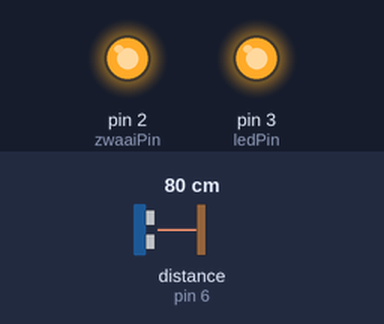
Bench run of a sketch on a simulated Arduino Uno, built with avr-gcc and run on an emulated ATmega328P. Shown: output pins drawn as LEDs (lit = HIGH). Wiring (inferred from the names in the program): ultrasonic range finder: trigger pin 7; echo pin 6. Inputs (shaded band) come from the test bench; at power-on: distance to the obstacle (sensor on pin 6) 80 cm. The echo pulse lasts 58.3 µs per cm; pins used as bus, display or sensor lines are not drawn.

Above: at 1.2 s.
1.3 s: distance to the obstacle (sensor on pin 6) set to 89 cm
2.8 s: distance to the obstacle (sensor on pin 6) set to 98 cm
At 4.0 s:
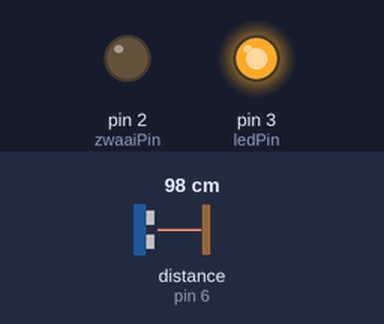
Timing chart, 0 to 9.5 s (numbered marks = the images above; inputs shaded):
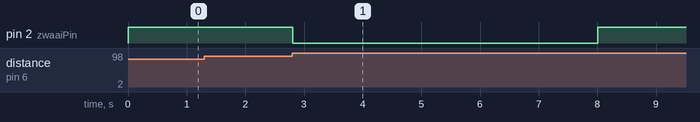

Measured:
- the behaviour switches between 93 and 94 cm on distance to the obstacle (sensor on pin 6) (found by bisection; images 0 and 1)
- after the input at 1.3 s, every drawn part: stays the same
- after the input at 2.8 s, pin 2 (zwaaiPin): HIGH → LOW at once, → HIGH 5.2 s later

The sketch:

Controle_Code__PWS_Rollator_.ino
```cpp
const int pin4 = 4;
const int pin5 = 5;
const int ledPin = 3;           // ledPin
const int zwaaiPin = 2;         // zwaaiPin
const int trigPin = 7;          // trigger pin
const int echoPin = 6;          // echo pin
const int trigPinHor = 10;
const int echoPinHor = 9;

//Algemeen

float afstandNorm = 89;           // Afstand naar ondergrond op een vlak terrein
float remTijd = 0.1*1000;         // Activatieduur voor de motoren
float wachtTijd = 5000;           // Duratie geactiveerde remmen
bool geremd = false;              // Status van remmen

//Vertical sensor
float echoTijd;                   // Tijd die het ultrasone geluid heeft gedaan over de afstand
float afstand;                    // Afstand naar obstakel
float total = 0;                  // variabele voor totaal in het gemiddelde
float afwijking = 0;              // Afwijking van afstand tot de vloer ten opzichte van de normale afstand
float afwijkingNorm = 4.5;        // Maximale afwijking voordat rem activeert
float afwijkingAbs;               // Absoluut van afwijking


void setup() {
  Serial.begin(9600);                 // stel de seriële monitor in (plotten)
  pinMode(trigPin, OUTPUT);           // stel de trigger pin in als uitvoer
  pinMode(echoPin, INPUT);            // stel de echo pin in als invoer
  pinMode(ledPin, OUTPUT);
  pinMode(zwaaiPin, OUTPUT);
  digitalWrite(zwaaiPin, HIGH); // uit
  digitalWrite(ledPin, HIGH); // aan
}

void RemOp()                      //Functie om rem in te drukken
{
 digitalWrite(pin4, HIGH);
 digitalWrite(pin5, LOW);
}
void RemAf()                      //Functie om rem er af te halen
{
 digitalWrite(pin4, LOW);
 digitalWrite(pin5, HIGH);
}
void RemUit ()                    //Functie om de rem stil te zetten
{
digitalWrite(pin4, LOW);
digitalWrite(pin5, LOW);
}


void loop() {
  digitalWrite(trigPin, LOW);         // zet de trigPin op uit
  digitalWrite(trigPinHor, LOW);

  delayMicroseconds(2);               // wacht 2 microseconden zodat de trigPin ook daadwerkelijk uit is

  digitalWrite(trigPin, HIGH);        // zet de trigPin aan om ultrasoon geluid te zenden
  digitalWrite(trigPinHor, HIGH);

  delayMicroseconds(10);              // wacht 10 microseconden

  digitalWrite(trigPin, LOW);         // set de trigPin uit om het zenden te stoppen
  digitalWrite(trigPinHor, LOW);

  echoTijd = pulseIn(echoPin, HIGH);     // vraag de tijdsduur op hoe lang het duurde voor er geluid werd ontvangen

  afstand = (echoTijd * 0.0343) / 2;     // bereken de afstand aan de hand van de snelheid van het geluid
  afwijking = afstand-afstandNorm;
  afwijkingAbs = abs(afwijking);

if(afwijking > afwijkingNorm){
    if(geremd == false){
    geremd = true;
    digitalWrite(zwaaiPin, LOW);        // Zwaailamp AAN

    RemOp;
    delay(remTijd);                     // Aantal seconden dat de motor draait
    RemUit;

    delay(wachtTijd);                   // Wachttijd totdat de rem er af wordt gehaald

    RemAf;
    delay(remTijd);                     // Aantal seconden dat de motor draait
    RemUit;

    digitalWrite(zwaaiPin, HIGH);       // Zwaailamp UIT
    delay(5000);                        // 5 seconden tijd om weg te komen bij het obstakel
   }
   }
   geremd = false;
   Serial.println("");                  // Blanco lijn tussen resultaten
}
```
